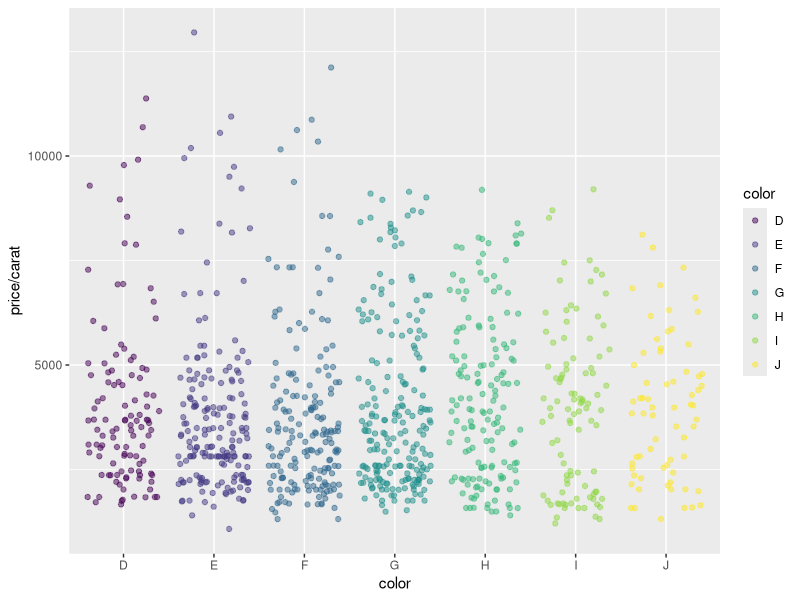
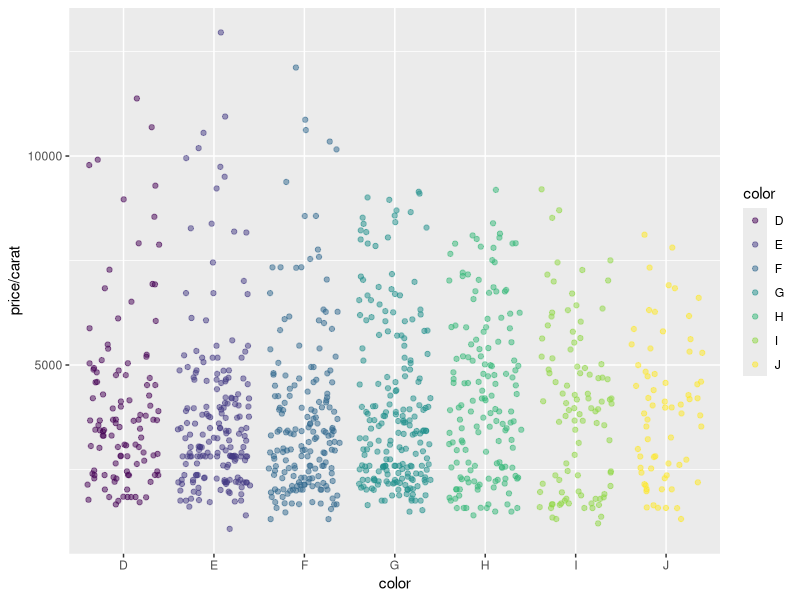

Write R code to recreate these figures, in order.
## ----install_rmarkdown, eval=FALSE---------------------------------------
## install.packages("rmarkdown")

## ----render_rmarkdown, eval=FALSE, message=FALSE-------------------------
## rmarkdown::render("sample.Rmd", clean=TRUE, output_format=c("pdf_document", "html_document"))
## 

## ----render_commandline, eval=FALSE, message=FALSE, engine="sh"----------
## $ Rscript -e "rmarkdown::render('sample.Rmd', output_format=c('pdf_document', 'html_document'), clean=TRUE)"
## $ Rscript -e "knitr::knit('sample.Rmd', tangle=TRUE)"

## ----render_makefile, eval=FALSE, message=FALSE, engine="sh"-------------
## $ make -B

## ----kable---------------------------------------------------------------
library(knitr)
kable(iris[1:12,])

## ----some_jitter_plot, eval=TRUE-----------------------------------------
library(ggplot2)
dsmall <- diamonds[sample(nrow(diamonds), 1000), ]
ggplot(dsmall, aes(color, price/carat)) + geom_jitter(alpha = I(1 / 2), aes(color=color))

## ----some_custom_inserted_plot, eval=TRUE, warning=FALSE, message=FALSE----
png("myplot.png")
ggplot(dsmall, aes(color, price/carat)) + geom_jitter(alpha = I(1 / 2), aes(color=color))
dev.off()

## ----git_syntax1, eval=FALSE, engine="sh"--------------------------------
## $ git <command> --help

## ----git_syntax2, eval=FALSE, engine="sh"--------------------------------
## $ git init

## ----git_syntax3, eval=FALSE, engine="sh"--------------------------------
## $ git add myfile
## $ git add -A :/ # recursively

## ----git_syntax4, eval=FALSE, engine="sh"--------------------------------
## $ git commit -am "some edits"

## ----git_syntax5, eval=FALSE, engine="sh"--------------------------------
## $ git remote add origin https://github.com/tgirke/myrepos.git

## ----git_syntax6, eval=FALSE, engine="sh"--------------------------------
## $ git push -u origin master

## ----git_syntax7, eval=FALSE, engine="sh"--------------------------------
## $ git clone git@github.com:<user_name>/<repos_name>.git

## ----git_syntax8, eval=FALSE, engine="sh"--------------------------------
## $ git pull

## ----git_syntax9, eval=FALSE, engine="sh"--------------------------------
## git commit -am "some edits"; git push -u origin master

## ----package_skeleton1, eval=FALSE---------------------------------------
## package.skeleton(name="mypackage", code_files=c("script1.R", "script2.R"))

## ----r_build_package, eval=FALSE-----------------------------------------
## $ R CMD build mypackage
## $ R CMD check mypackage_1.0.tar.gz

## ----install_package, eval=FALSE-----------------------------------------
## install.packages("mypackage_1.0.tar.gz", repos=NULL)

## ----package_skeleton2, eval=FALSE---------------------------------------
## package.skeleton(name="mypackage", code_files=c("script1.R"), namespace=TRUE)

## ----build_package_tar, eval=FALSE---------------------------------------
## system("R CMD build mypackage")

## ----install_package_tar, eval=FALSE-------------------------------------
## install.packages("mypackage_1.0.tar.gz", repos=NULL, type="source")
## library(mypackage)
## ?myMAcomp # Opens help for function defined by mypackage

## ----bioparallel_singlemachine, eval=FALSE-------------------------------
## library(BiocParallel)
## df <- iris[,1:4]
## f <- function(x) rowMeans(df[x,])
## bplist <- bplapply(seq(along=df[,1]), f, BPPARAM = MulticoreParam(workers=2))
## bplist(unlist)

## ----bioparallel_cluster, eval=FALSE-------------------------------------
## library(BiocParallel); library(BatchJobs)
## df <- iris[1:20,1:4st(bplist)]
## f <- function(x) {
##     df <- iris[1:20,1:4]
##     rowMeans(df[x,])
## }
## funs <- makeClusterFunctionsTorque("torque.tmpl")
## param <- BatchJobsParam(length(df[,1]), resources=list(walltime="20:00:00", nodes="1:ppn=1", memory="6gb"), cluster.functions=funs)
## register(param)
## bplist <- bplapply(seq_along(df[,1]), f)

## ----sessionInfo---------------------------------------------------------
sessionInfo()

